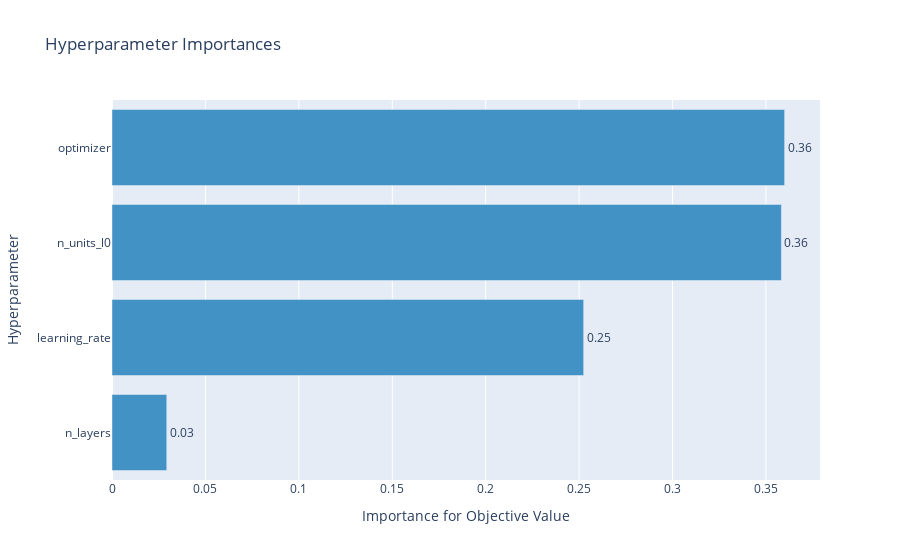

Notebook source saved alongside this figure:
### Code cell
optuna.visualization.plot_param_importances(study)

### Figure 1 — Plotly figure (JSON) as saved in the notebook; plotly's stock layout.template omitted (floating-point values rounded to 4 significant figures)
{"data": [{"cliponaxis": false, "hovertemplate": ["n_layers (IntDistribution): 0.029301422005972598<extra></extra>", "learning_rate (FloatDistribution): 0.25244374455328733<extra></extra>", "n_units_l0 (IntDistribution): 0.35826640472465654<extra></extra>", "optimizer (CategoricalDistribution): 0.3599884287160835<extra></extra>"], "marker": {"color": "rgb(66,146,198)"}, "orientation": "h", "text": ["0.03", "0.25", "0.36", "0.36"], "textposition": "outside", "type": "bar", "x": [0.0293, 0.2524, 0.3583, 0.36], "y": ["n_layers", "learning_rate", "n_units_l0", "optimizer"]}], "layout": {"showlegend": false, "title": {"text": "Hyperparameter Importances"}, "xaxis": {"title": {"text": "Importance for Objective Value"}}, "yaxis": {"title": {"text": "Hyperparameter"}}}}
